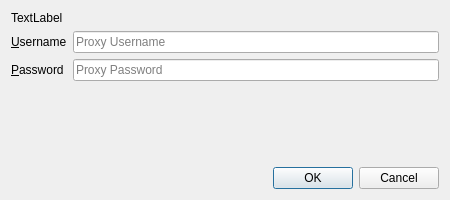
<?xml version="1.0" encoding="UTF-8"?>
<ui version="4.0">
 <class>passwordDialog</class>
 <widget class="QDialog" name="passwordDialog">
  <property name="geometry">
   <rect>
    <x>0</x>
    <y>0</y>
    <width>450</width>
    <height>200</height>
   </rect>
  </property>
  <property name="windowTitle">
   <string>BiblioteQ: Proxy Authentication Required</string>
  </property>
  <property name="windowIcon">
   <iconset resource="../Icons/icons.qrc">
    <normaloff>:/book.png</normaloff>:/book.png</iconset>
  </property>
  <layout class="QVBoxLayout" name="verticalLayout">
   <item>
    <widget class="QLabel" name="messageLabel">
     <property name="text">
      <string>TextLabel</string>
     </property>
    </widget>
   </item>
   <item>
    <layout class="QGridLayout" name="gridLayout">
     <item row="0" column="0">
      <widget class="QLabel" name="label">
       <property name="text">
        <string>&amp;Username</string>
       </property>
       <property name="buddy">
        <cstring>usernameLineEdit</cstring>
       </property>
      </widget>
     </item>
     <item row="0" column="1">
      <widget class="QLineEdit" name="usernameLineEdit">
       <property name="placeholderText">
        <string>Proxy Username</string>
       </property>
      </widget>
     </item>
     <item row="1" column="0">
      <widget class="QLabel" name="label_2">
       <property name="text">
        <string>&amp;Password</string>
       </property>
       <property name="buddy">
        <cstring>passwordLineEdit</cstring>
       </property>
      </widget>
     </item>
     <item row="1" column="1">
      <widget class="QLineEdit" name="passwordLineEdit">
       <property name="echoMode">
        <enum>QLineEdit::Password</enum>
       </property>
       <property name="placeholderText">
        <string>Proxy Password</string>
       </property>
      </widget>
     </item>
    </layout>
   </item>
   <item>
    <spacer name="verticalSpacer">
     <property name="orientation">
      <enum>Qt::Vertical</enum>
     </property>
     <property name="sizeHint" stdset="0">
      <size>
       <width>20</width>
       <height>40</height>
      </size>
     </property>
    </spacer>
   </item>
   <item>
    <widget class="QDialogButtonBox" name="buttonBox">
     <property name="standardButtons">
      <set>QDialogButtonBox::Cancel|QDialogButtonBox::Ok</set>
     </property>
    </widget>
   </item>
  </layout>
 </widget>
 <tabstops>
  <tabstop>usernameLineEdit</tabstop>
  <tabstop>passwordLineEdit</tabstop>
  <tabstop>buttonBox</tabstop>
 </tabstops>
 <resources>
  <include location="../Icons/icons.qrc"/>
 </resources>
 <connections>
  <connection>
   <sender>buttonBox</sender>
   <signal>accepted()</signal>
   <receiver>passwordDialog</receiver>
   <slot>accept()</slot>
   <hints>
    <hint type="sourcelabel">
     <x>224</x>
     <y>83</y>
    </hint>
    <hint type="destinationlabel">
     <x>224</x>
     <y>52</y>
    </hint>
   </hints>
  </connection>
  <connection>
   <sender>buttonBox</sender>
   <signal>rejected()</signal>
   <receiver>passwordDialog</receiver>
   <slot>reject()</slot>
   <hints>
    <hint type="sourcelabel">
     <x>224</x>
     <y>83</y>
    </hint>
    <hint type="destinationlabel">
     <x>224</x>
     <y>52</y>
    </hint>
   </hints>
  </connection>
 </connections>
</ui>
